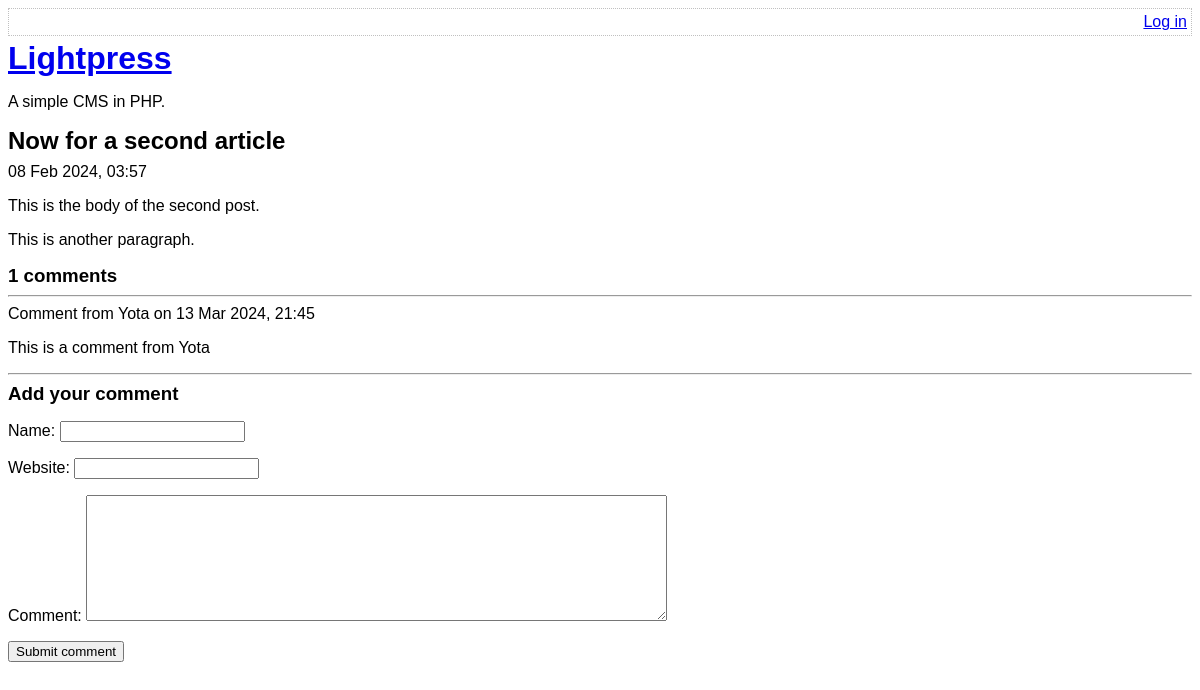
Page /view-post.php?post_id=2 on the committed database.
### tables this page shows
CREATE TABLE post (
    id INTEGER PRIMARY KEY AUTOINCREMENT NOT NULL,
    title VARCHAR NOT NULL,
    body VARCHAR NOT NULL,
    user_id INTEGER NOT NULL,
    created_at VARCHAR NOT NULL,
    updated_at VARCHAR
);

CREATE TABLE comment (
    id INTEGER PRIMARY KEY AUTOINCREMENT NOT NULL,
    post_id INTEGER NOT NULL,
    created_at VARCHAR NOT NULL,
    name VARCHAR NOT NULL,
    website VARCHAR,
    text VARCHAR NOT NULL
);

### lib/view-post.php (called while the page is built, shortened)
<?php
function getPostRow(PDO $pdo, $postId)
{
    $stmt = $pdo->prepare(
        'SELECT
            title, created_at, body
        FROM
            post
        WHERE
            id = :id'
    );
    $result = $stmt->execute(
        array('id' => $postId, )
    );
    $row = $stmt->fetch(PDO::FETCH_ASSOC);
    return $row;
    }

### view-post.php (the view, shortened to what this page needs)
<?php
require_once 'lib/common.php';
require_once 'lib/view-post.php';
if (isset($_GET['post_id']))
{
    $postId = $_GET['post_id'];
}
else
{
    $postId = 0;
}
$pdo = getPDO();
$row = getPostRow($pdo, $postId);
?>
<!DOCTYPE html>
<html>
    <head>
        <?php require 'templates/head.php' ?>
    </head>
    <body>
        <?php require 'templates/title.php' ?>
        <h2>
            <?php echo htmlEscape($row['title']) ?>
        </h2>
        <div>
            <?php echo convertSqlDate($row['created_at']) ?>
        </div>
        <?php echo convertNewlinesToParagraphs($row['body']) ?>
        <h3><?php echo countCommentsForPost($postId) ?> comments</h3>
        <?php foreach (getCommentsForPost($postId) as $comment): ?>
            <hr />
            <div class="comment">
                <div class="comment-meta">
                    Comment from
                    <?php echo htmlEscape($comment['name']) ?>
                    on
                    <?php echo convertSqlDate($comment['created_at']) ?>
                </div>
                <div class="comment-body">
                    <?php echo convertNewlinesToParagraphs($comment['text']) ?>
                </div>
            </div>
        <?php endforeach ?>
        <?php require 'templates/comment-form.php' ?>
    </body>
</html>

### lib/common.php (shortened to what this page needs)
<?php
function getRootPath()
{
    return realpath(__DIR__ . '/..');
}
function getDatabasePath()
{
    return getRootPath() . '/data/data.sqlite';
}
function getDsn()
{
    return 'sqlite:' . getDatabasePath();
}
function getPDO()
{
    return new PDO(getDsn());
}
function htmlEscape($html)
{
    return htmlspecialchars($html, ENT_HTML5, 'UTF-8');
}
function convertSqlDate($sqlDate)
{
    $date = DateTime::createFromFormat('Y-m-d H:i:s', $sqlDate);
    return $date->format('d M Y, H:i');
}
function convertNewlinesToParagraphs($text)
{
    $escaped = htmlEscape($text);
    return '<p>' . str_replace("\n", "</p><p>", $escaped) . '</p>';
}
function countCommentsForPost($postId)
{
    $pdo = getPDO();
    $sql = "
        SELECT
            COUNT(*) c
        FROM
            comment
        WHERE
            post_id = :post_id
    ";
    $stmt = $pdo->prepare($sql);
    $stmt->execute(
        array('post_id' => $postId, )
    );
    return (int) $stmt->fetchColumn();
}
function getCommentsForPost($postId)
{
    $pdo = getPDO();
    $sql = "
        SELECT
            id, name, text, created_at, website
        FROM
            comment
        WHERE
            post_id = :post_id
    ";
    $stmt = $pdo->prepare($sql);
    $stmt->execute(
        array('post_id' => $postId, )
    );
    return $stmt->fetchAll(PDO::FETCH_ASSOC);
}

### assets/main.css (style rules this page uses)
h1, h2, h3 { margin-top: 0; margin-bottom: 8px; }
body { font-family: sans-serif; }

### rows in the picture
post: title "Now for a second article", created_at "08 Feb 2024, 03:57", body "This is the body of the second post. This is another paragraph."
comment: name "Yota", created_at "13 Mar 2024, 21:45", text "This is a comment from Yota"

### other values in the picture
countCommentsForPost($postId) "1"
